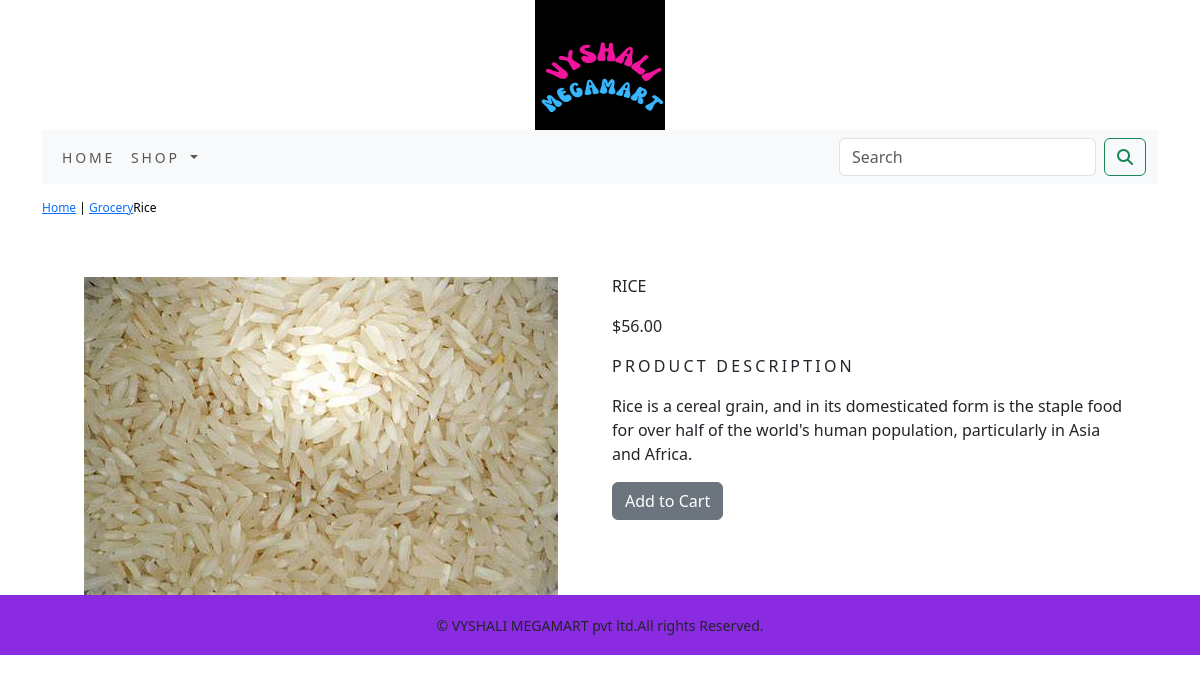
/shop_app/grocery/rice/, run on the app's committed database.
### shop_app/models.py (models this page shows, shortened)
class Product(models.Model):
    name = models.CharField(max_length=250, unique=True)
    slug = models.SlugField(max_length=250, unique=True)
    description = models.TextField(blank=True)
    price=models.DecimalField(max_digits=10,decimal_places=2)
    category=models.ForeignKey(Category,on_delete=models.CASCADE)
    image = models.ImageField(upload_to='product', blank=True)
    stock=models.IntegerField()
    available=models.BooleanField(default=True)
    created=models.DateTimeField(auto_now_add=True)
    updated=models.DateTimeField(auto_now=True)
    class Meta:
        ordering=('name',)
        verbose_name='product'
        verbose_name_plural='products'

class Category(models.Model):
    name=models.CharField(max_length=250,unique=True)
    slug=models.SlugField(max_length=250,unique=True)
    description=models.TextField(blank=True)
    image=models.ImageField(upload_to='category',blank=True)
    class Meta:
        ordering=('name',)
        verbose_name='category'
        verbose_name_plural='categories'
    def get_url(self):
        return reverse('shop_app:products_by_category',args=[str(self.slug)])
    def __str__(self):
        return '{}' .format(self.name)

### shop_app/views.py (the view)
# urls.py: path('<slug:c_slug>/<slug:product_slug>/',views.proDetail,name='prodCatdetail'),
def proDetail(request,c_slug,product_slug):
    try:
        product=Product.objects.get(category__slug=c_slug,slug=product_slug)
    except Exception as e:
        raise e
    return render(request,'product.html',{'product':product})

### cart/context_processors.py (called while the page is built)
def counter(request):
    item_count=0
    if 'admin' in request.path:
        return {}
    else:
        try:
            cart=Cart.objects.filter(cart_id=_cart_id(request))
            cart_items=CartItem.objects.all().filter(cart=cart[:1])
            for cart_item in cart_items:
                item_count += cart_item.quantity
        except Cart.DoesNotExist:
            item_count=0
    return dict(item_count=item_count)

### cart/views.py (called while the page is built)
def _cart_id(request):
    cart=request.session.session_key
    if not cart:
        cart=request.session.create()
    return cart

### shop_app/context_processors.py (called while the page is built)
def menu_links(request):
    links=Category.objects.all()
    return dict(links=links)

### templates/product.html (shortened to what this page needs)
{% extends 'base.html' %}
{% load static %}
{% block content %}
<div class="row my_prod_row_class">
    <div class="mx_auto">
        <p> <a href="{% url 'shop_app:allProdCat' %}">Home</a> | <a href="{{product.category.get_url}}">{{ product.category }}</a>{{ product.name }}</p>
    </div>
</div>
<div class="container">
<br>
<div class="row">
    <div class="col-12 col-sm-12 col-md-12 col-lg-6 text-center">
        <div style="min-width:18rem">
            <img src="{{product.image.url}}" alt="{{product.name}}">
        </div>
    </div>
    <div class="col-12 col-sm-12 col-md-12 col-lg-6">
        <div>
        <h1 class="my_prod_title">{{ product.name }}</h1>
        <p>${{ product.price }}</p>
        <p class="my_title"> Product Description</p>
        <p class="text-justify my_prod_text">{{ product.description }}</p>
        {% if product.stock <= 0 %}
        <p class="text-justify my_prod_text"><b>Out of Stock</b></p>
        {% else %}
        <a class="btn btn-secondary" href="{% url 'cart:add_cart' product.id %}">Add to Cart</a>
        {% endif %}
        </div>
    </div>
    </div>
</div>
{% endblock %}

### static/css/custom.css (style rules this page uses)
body { font-family: 'Roboto', sans-serif; }
.my_title { font-size: 16px; text-transform: uppercase; letter-spacing: .2em; }
.my_prod_row_class { padding-top: 15px; padding-bottom: 20px; }
.my_prod_row_class .mx_auto { color:#000; font-size: 12px; text-decoration: none; }
.my_prod_title { font-size: 16px; text-transform: uppercase; letter-spacing: .2em padding-top: 15px; padding-bottom: 10px; }
.my_prod_text { padding-right: 20px; }

### data on the page
Product: category "Grocery", name "Rice", image (picture), name "RICE", price "56.00", description "Rice is a cereal grain, and in its domesticated form is the staple food for over half of the world's human population, particularly in Asia and Africa."
